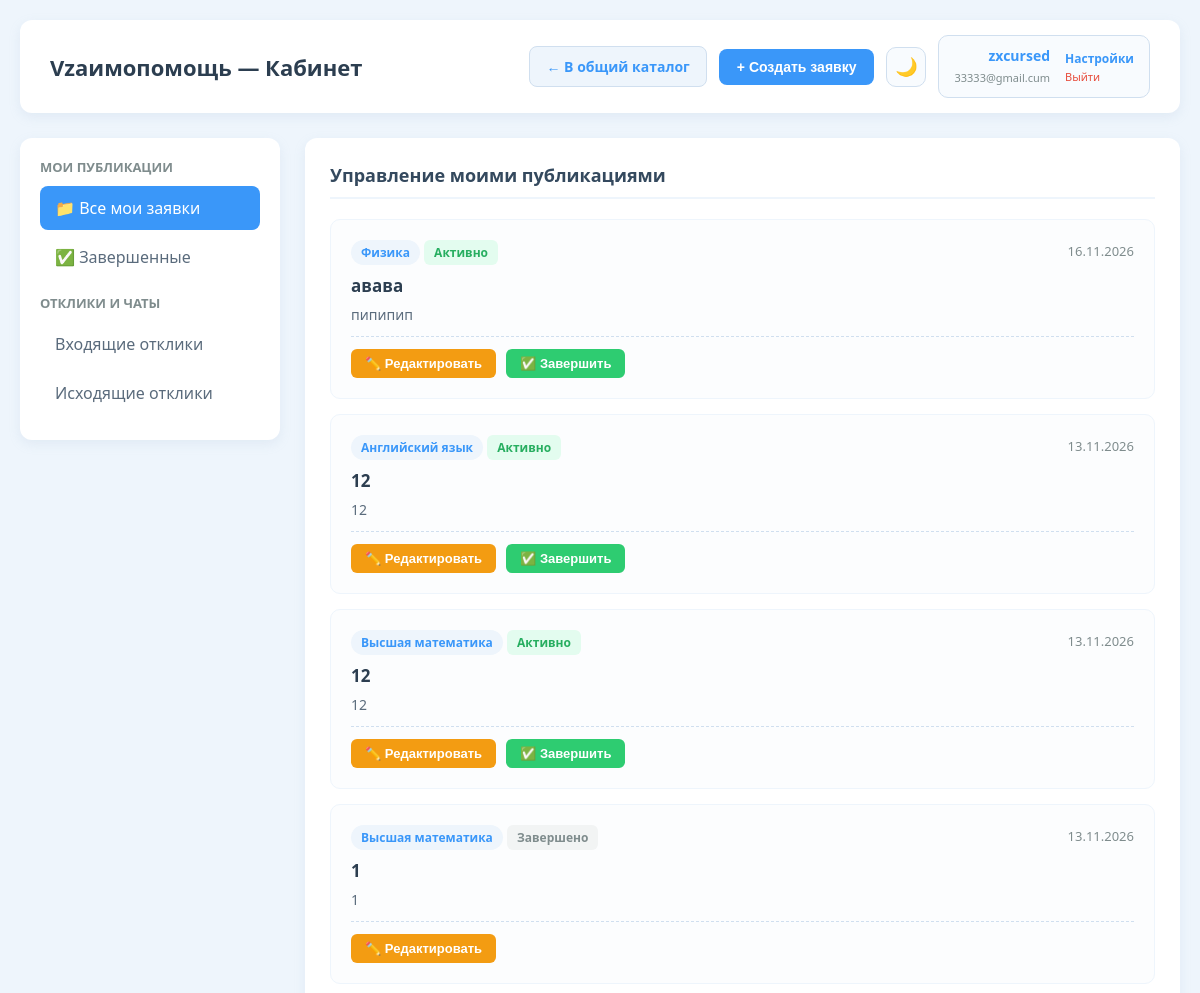
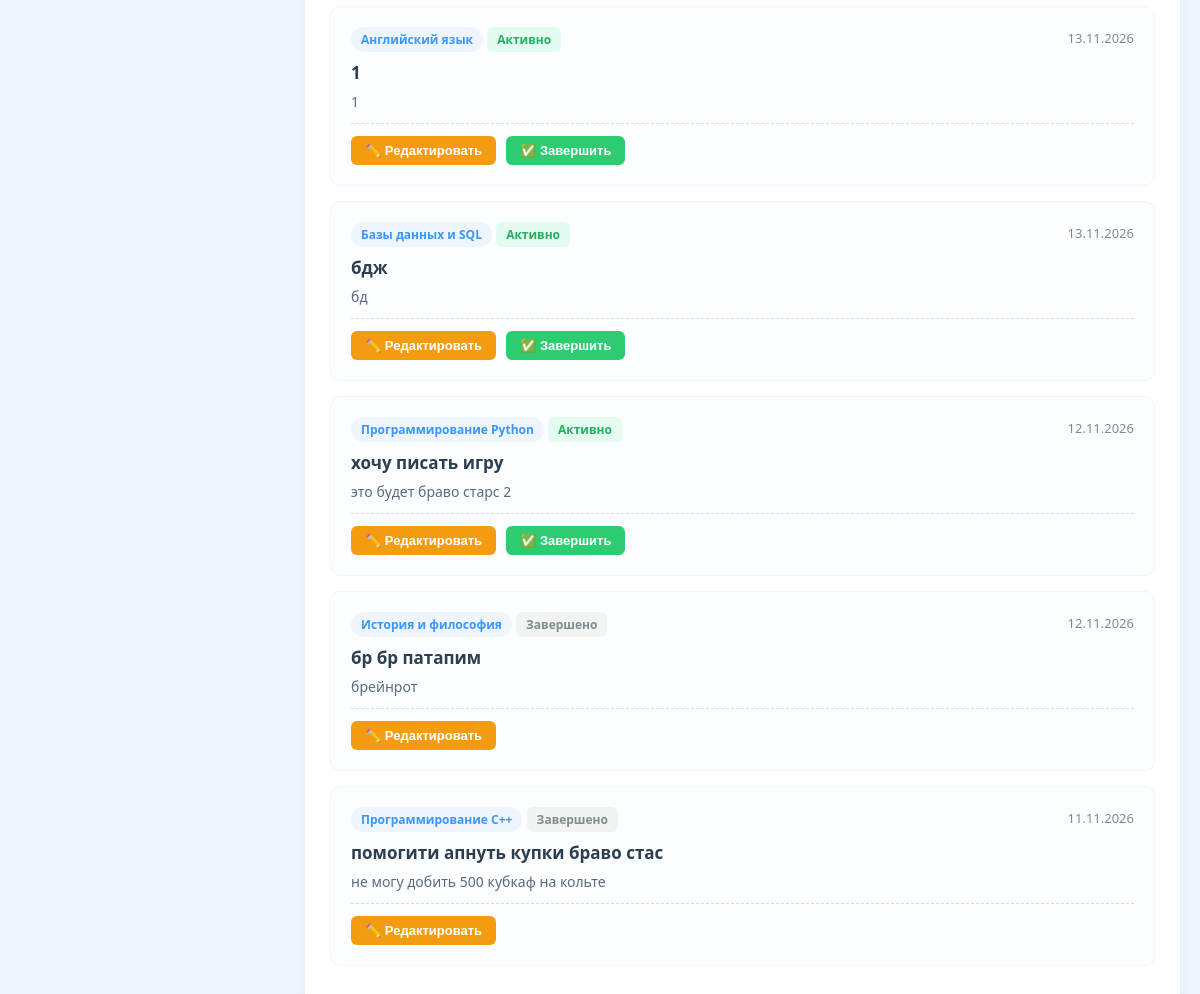
/dashboard.php (signed in), run on the app's committed database (2 pictures, top to bottom).
### tables this page shows
CREATE TABLE users (
            id INTEGER PRIMARY KEY AUTOINCREMENT,
            name TEXT NOT NULL,
            email TEXT NOT NULL UNIQUE,
            password_hash TEXT NOT NULL,
            bio TEXT DEFAULT '',
            skills TEXT DEFAULT '',
            created_at DATETIME DEFAULT CURRENT_TIMESTAMP
        );

CREATE TABLE offers (
            id INTEGER PRIMARY KEY AUTOINCREMENT,
            user_id INTEGER NOT NULL,
            category_id INTEGER NOT NULL,
            title TEXT NOT NULL,
            description TEXT NOT NULL,
            status TEXT DEFAULT 'Активно',
            created_at DATETIME DEFAULT CURRENT_TIMESTAMP, contact_link TEXT DEFAULT '',
            FOREIGN KEY (user_id) REFERENCES users(id) ON DELETE CASCADE,
            FOREIGN KEY (category_id) REFERENCES categories(id)
        );

### public/dashboard.php (the view, shortened to what this page needs)
<?php
$pdo = getDatabaseConnection();
$current_user_id = $_SESSION['user_id'];
$allowed_filters = ['my', 'completed', 'incoming', 'outgoing'];
$filter = isset($_GET['filter']) && in_array($_GET['filter'], $allowed_filters) ? $_GET['filter'] : 'my';
$stmt = $pdo->prepare('SELECT name, email FROM users WHERE id = ?');
$stmt->execute([$current_user_id]);
$user_profile = $stmt->fetch();
$offers_list = [];
if (in_array($filter, ['completed', 'my'])) {
    $sql = 'SELECT offers.*, users.name as author_name, categories.name as category_name
            FROM offers
            JOIN users ON offers.user_id = users.id
            JOIN categories ON offers.category_id = categories.id
            WHERE offers.user_id = ? ';
    $params = [$current_user_id];
    $sql .= 'ORDER BY offers.created_at DESC';
    $stmt = $pdo->prepare($sql);
    $stmt->execute($params);
    $offers_list = $stmt->fetchAll();
}
?>
<!DOCTYPE html>
<html lang="ru">
<head>
</head>
<body>
<div class="container">
    <header class="header">
        <h1>Vzаимопомощь — Кабинет</h1>
        <div style="display: flex; align-items: center; gap: 12px;">
            <a href="index.php" class="btn-catalog">← В общий каталог</a>
            <button class="btn-open-modal" onclick="document.getElementById('offerModal').style.display='flex'">+ Создать заявку</button>
            <button type="button" id="themeToggle" class="btn-theme-toggle" title="Сменить тему">🌙</button>
            <div class="profile-widget">
                <div class="widget-info">
                    <span class="username"><?= htmlspecialchars($user_profile['name']) ?></span>
                    <span class="email"><?= htmlspecialchars($user_profile['email']) ?></span>
                </div>
                <div class="widget-actions">
                    <a class="widget-link" href="profile.php">Настройки</a>
                    <a class="logout-link" href="login.php?logout=1">Выйти</a>
                </div>
            </div>
        </div>
    </header>
    <div class="main-grid">
        <aside class="sidebar-menu">
            <h3>Мои публикации</h3>
            <ul class="menu-list">
                <li class="menu-item <?= $filter === 'my' ? 'active' : '' ?>"><a href="dashboard.php?filter=my">📁 Все мои заявки</a></li>
                <li class="menu-item <?= $filter === 'completed' ? 'active' : '' ?>"><a href="dashboard.php?filter=completed">✅ Завершенные</a></li>
            </ul>
            <h3>Отклики и чаты</h3>
            <ul class="menu-list">
                <li class="menu-item <?= $filter === 'incoming' ? 'active' : '' ?>"><a href="dashboard.php?filter=incoming"> Входящие отклики</a></li>
                <li class="menu-item <?= $filter === 'outgoing' ? 'active' : '' ?>"><a href="dashboard.php?filter=outgoing"> Исходящие отклики</a></li>
            </ul>
        </aside>
        <main class="content-area">
            <section class="card">
                <h2>
                    <?php
                    if ($filter === 'my') echo 'Управление моими публикациями';
                    ?>
                </h2>
                <?php if (in_array($filter, ['completed', 'my'])): ?>
                    <?php if (empty($offers_list)): ?>
                        <p class="no-data">У вас пока нет публикаций в этом разделе</p>
                    <?php else: ?>
                        <?php foreach ($offers_list as $offer): ?>
                            <div class="offer-item">
                                <div class="offer-meta">
                                    <div>
                                        <span class="category-badge"><?= htmlspecialchars($offer['category_name']) ?></span>
                                        <span class="status-badge <?= $offer['status'] === 'Активно' ? 'active' : 'completed' ?>"><?= htmlspecialchars($offer['status']) ?></span>
                                    </div>
                                    <span style="font-size:13px; color:#7f8c8d;"><?= date('d.m.Y', strtotime($offer['created_at'])) ?></span>
                                </div>
                                <div class="offer-title"><?= htmlspecialchars($offer['title']) ?></div>
                                <div class="offer-desc"><?= nl2br(htmlspecialchars($offer['description'])) ?></div>
                                <div class="author-actions">
                                    <button class="btn-edit" onclick="openEditModal(<?= htmlspecialchars(json_encode($offer)) ?>)">✏️ Редактировать</button>
                                    <?php if ($offer['status'] === 'Активно'): ?>
                                        <form action="dashboard.php?filter=<?= $filter ?>" method="POST" style="display:inline;" onsubmit="return confirm('Завершить публикацию?');">
                                            <button type="submit" class="btn-complete">✅ Завершить</button>
                                        </form>
                                    <?php endif; ?>
                                </div>
                            </div>
                        <?php endforeach; ?>
                    <?php endif; ?>
                <?php endif; ?>
            </section>
        </main>
    </div>
</div>
</body>
</html>

### public/dashboard.php (style rules this page uses)
* { box-sizing: border-box; margin: 0; padding: 0; }
body { font-family: 'Segoe UI', Tahoma, Geneva, Verdana, sans-serif; background: #eef5fc; color: #2c3e50; padding: 20px; }
.container { max-width: 1200px; margin: 0 auto; }
.header { background: white; padding: 15px 30px; border-radius: 12px; box-shadow: 0 4px 12px rgba(149, 173, 201, 0.15); display: flex; justify-content: space-between; align-items: center; margin-bottom: 25px; }
.header h1 { font-size: 22px; color: #2c3e50; font-weight: 600; }
.profile-widget { background: #f8fbfe; border: 1.5px solid #d0dfef; padding: 10px 15px; border-radius: 10px; display: flex; align-items: center; gap: 15px; }
.btn-open-modal { background: #3a97f9; color: white; border: none; padding: 10px 18px; border-radius: 8px; font-size: 14px; font-weight: 600; cursor: pointer; text-decoration: none; }
.btn-catalog { background: #eef5fc; color: #3a97f9; border: 1.5px solid #d0dfef; padding: 10px 16px; border-radius: 8px; font-size: 14px; font-weight: 600; text-decoration: none; }
.btn-theme-toggle { background: #f8fbfe; border: 1.5px solid #d0dfef; color: #2c3e50; width: 40px; height: 40px; border-radius: 10px; font-size: 18px; cursor: pointer; display: flex; align-items: center; justify-content: center; }
.widget-info { text-align: right; }
.widget-info .username { font-weight: 600; color: #3a97f9; display: block; font-size: 14px; }
.widget-info .email { font-size: 11px; color: #7f8c8d; }
.widget-actions { display: flex; flex-direction: column; gap: 2px; }
.widget-link { font-size: 12px; color: #3a97f9; text-decoration: none; font-weight: 600; }
.logout-link { font-size: 11px; color: #e74c3c; text-decoration: none; }
.main-grid { display: grid; grid-template-columns: 260px 1fr; gap: 25px; }
.sidebar-menu { background: white; padding: 20px; border-radius: 12px; box-shadow: 0 4px 12px rgba(149, 173, 201, 0.15); height: fit-content; }
.sidebar-menu h3 { font-size: 13px; text-transform: uppercase; color: #7f8c8d; margin: 15px 0 10px 0; }
.sidebar-menu h3:first-child { margin-top: 0; }
.menu-list { list-style: none; }
.menu-item a { display: block; padding: 11px 15px; color: #5a6b7c; text-decoration: none; border-radius: 8px; font-weight: 500; margin-bottom: 5px; }
.menu-item.active a { background: #3a97f9; color: white; }
.card { background: white; padding: 25px; border-radius: 12px; box-shadow: 0 4px 12px rgba(149, 173, 201, 0.15); }
.card h2 { font-size: 18px; margin-bottom: 20px; padding-bottom: 10px; border-bottom: 2px solid #eef5fc; color: #34495e; }
.offer-item { border: 1.5px solid #eef5fc; padding: 20px; border-radius: 10px; margin-bottom: 15px; background: #fcfdfe; }
.offer-meta { display: flex; justify-content: space-between; align-items: center; flex-wrap: wrap; gap: 10px; margin-bottom: 12px; }
.category-badge { background: #eef5fc; color: #3a97f9; font-size: 12px; font-weight: 600; padding: 4px 10px; border-radius: 20px; }
.status-badge { font-size: 12px; font-weight: 600; padding: 4px 10px; border-radius: 6px; }
.status-badge.active, .status-badge.accepted { background: #e3fcef; color: #27ae60; }
.status-badge.completed { background: #f2f4f4; color: #7f8c8d; }
.offer-title { font-size: 17px; font-weight: 600; margin-bottom: 8px; word-break: break-word; }
.offer-desc { font-size: 14px; color: #5a6b7c; margin-bottom: 10px; word-break: break-word; }
.author-actions { display: flex; flex-wrap: wrap; gap: 10px; margin-top: 12px; border-top: 1px dashed #d0dfef; padding-top: 12px; }
.btn-edit { background: #f39c12; color: white; border: none; padding: 7px 14px; border-radius: 6px; cursor: pointer; font-size: 13px; font-weight: 600; }
.btn-complete { background: #2ecc71; color: white; border: none; padding: 7px 14px; border-radius: 6px; cursor: pointer; font-size: 13px; font-weight: 600; }

### data on the page
users: name "zxcursed", email "33333@gmail.cum"
offers: category_name "Физика", status "Активно", created_at "16.11.2026", title "авава", description "пипипип"
offers: category_name "Английский язык", status "Активно", created_at "13.11.2026", title "12", description "12"
offers: category_name "Высшая математика", status "Активно", created_at "13.11.2026", title "12", description "12"
offers: category_name "Высшая математика", status "Завершено", created_at "13.11.2026", title "1", description "1"
offers: category_name "Английский язык", status "Активно", created_at "13.11.2026", title "1", description "1"
offers: category_name "Базы данных и SQL", status "Активно", created_at "13.11.2026", title "бдж", description "бд"
offers: category_name "Программирование Python", status "Активно", created_at "12.11.2026", title "хочу писать игру", description "это будет браво старс 2"
offers: category_name "История и философия", status "Завершено", created_at "12.11.2026", title "бр бр патапим", description "брейнрот"
offers: category_name "Программирование C++", status "Завершено", created_at "11.11.2026", title "помогити апнуть купки браво стас", description "не могу добить 500 кубкаф на кольте"
